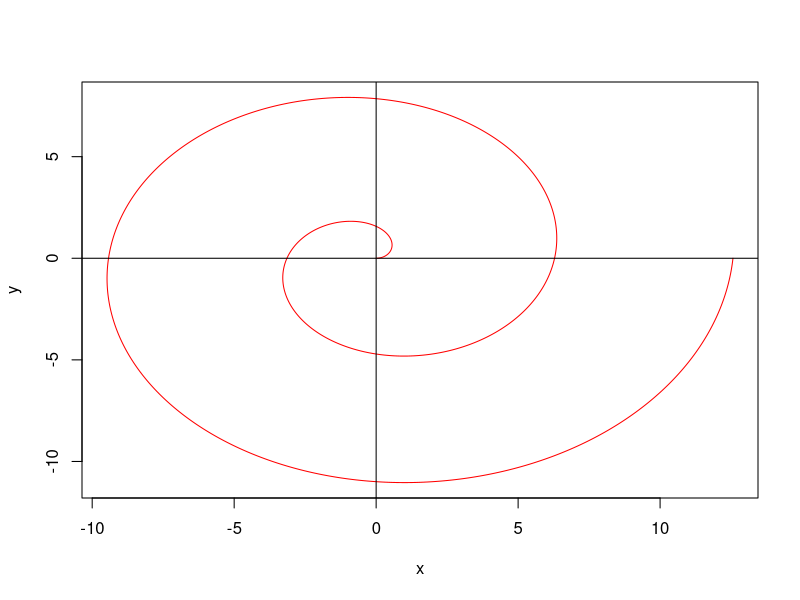

This figure's R source:
# 螺旋
n <- 1000 # 区間の分割数
rot <- 4

t <- seq(0, rot*pi, rot*pi/n)
x <- t * cos(t)
y <- t * sin(t)

plot(x, y, type="l", col="red")
abline(h=0, v=0)